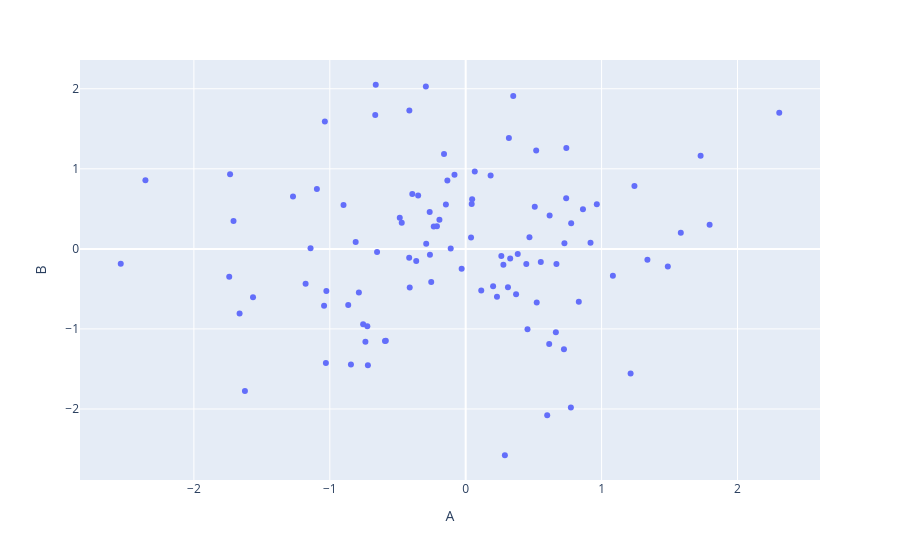

The cell this chart's notebook holds for it:
### Code cell
df.plot(kind='scatter',x='A',y='B',)
